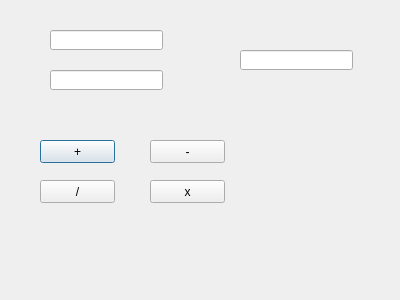
<?xml version="1.0" encoding="UTF-8"?>
<ui version="4.0">
 <class>Dialog</class>
 <widget class="QDialog" name="Dialog">
  <property name="geometry">
   <rect>
    <x>0</x>
    <y>0</y>
    <width>400</width>
    <height>300</height>
   </rect>
  </property>
  <property name="windowTitle">
   <string>Dialog</string>
  </property>
  <widget class="QLineEdit" name="atas">
   <property name="geometry">
    <rect>
     <x>50</x>
     <y>30</y>
     <width>113</width>
     <height>20</height>
    </rect>
   </property>
   <property name="inputMask">
    <string/>
   </property>
  </widget>
  <widget class="QLineEdit" name="bawah">
   <property name="geometry">
    <rect>
     <x>50</x>
     <y>70</y>
     <width>113</width>
     <height>20</height>
    </rect>
   </property>
   <property name="inputMask">
    <string/>
   </property>
  </widget>
  <widget class="QPushButton" name="plusButton">
   <property name="geometry">
    <rect>
     <x>40</x>
     <y>140</y>
     <width>75</width>
     <height>23</height>
    </rect>
   </property>
   <property name="text">
    <string>+</string>
   </property>
  </widget>
  <widget class="QPushButton" name="minusButton">
   <property name="geometry">
    <rect>
     <x>150</x>
     <y>140</y>
     <width>75</width>
     <height>23</height>
    </rect>
   </property>
   <property name="text">
    <string>-</string>
   </property>
  </widget>
  <widget class="QPushButton" name="dividedButton">
   <property name="geometry">
    <rect>
     <x>40</x>
     <y>180</y>
     <width>75</width>
     <height>23</height>
    </rect>
   </property>
   <property name="text">
    <string>/</string>
   </property>
  </widget>
  <widget class="QPushButton" name="multiplyButton">
   <property name="geometry">
    <rect>
     <x>150</x>
     <y>180</y>
     <width>75</width>
     <height>23</height>
    </rect>
   </property>
   <property name="text">
    <string>x</string>
   </property>
  </widget>
  <widget class="QLineEdit" name="lineEdit_3">
   <property name="geometry">
    <rect>
     <x>240</x>
     <y>50</y>
     <width>113</width>
     <height>20</height>
    </rect>
   </property>
  </widget>
 </widget>
 <layoutdefault spacing="6" margin="11"/>
 <resources/>
 <connections/>
</ui>
